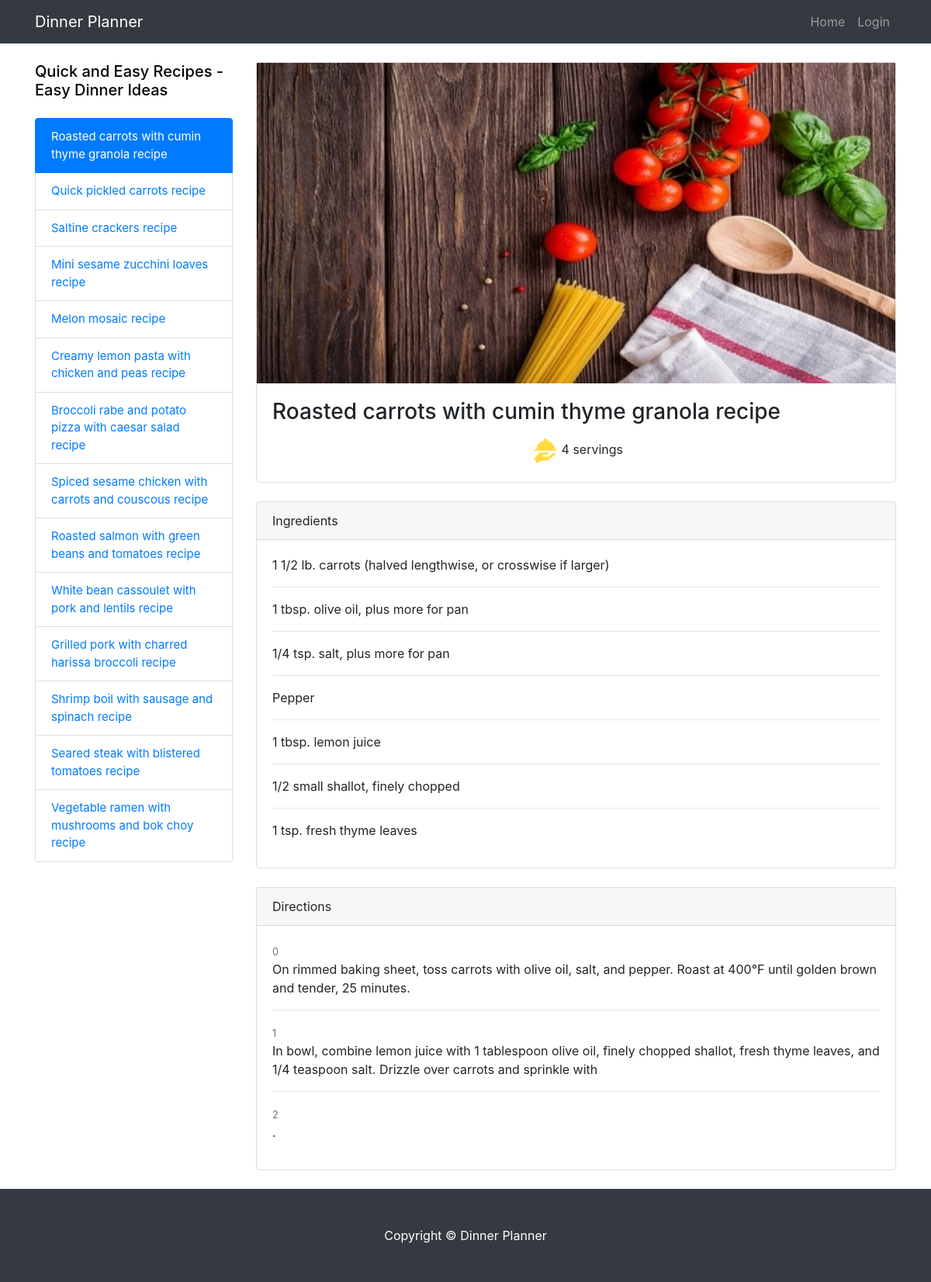
The page /recipes/1/1/ on the database as committed earlier.
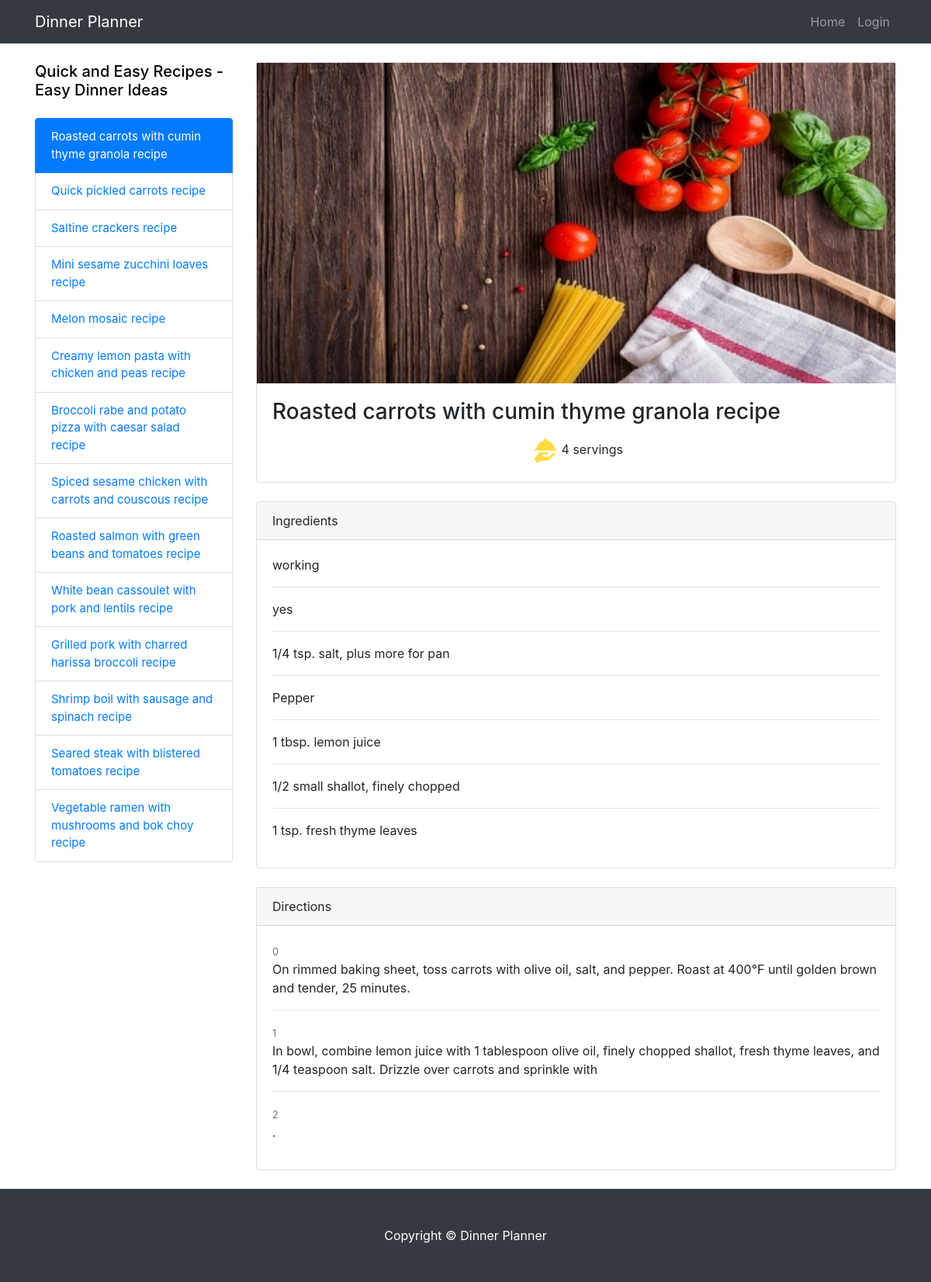
The same page on the database as committed later.
### database_setup.py (models this page shows, shortened)
class Ingredient(Base):
    __tablename__ = 'ingredient'
    id = Column(Integer, primary_key=True)
    amount = Column(String(50))
    description = Column(String(80))
    menu_id = Column(Integer, ForeignKey('menu.id'))

### webserver.py (the view, shortened to what this page needs)
@app.route('/recipes/<int:category_id>/<int:menu_id>/')
def menuDetails(category_id, menu_id):
    item = session.query(Menu).filter_by(id=menu_id).one()
    menus = session.query(Menu).filter_by(category_id=category_id).all()
    ingredients = session.query(Ingredient).filter_by(menu_id=item.id).first()
    directions = session.query(Direction).filter_by(menu_id=item.id).first()
    creator = getUserInfo(item.user_id)
    category = session.query(Category).filter_by(id=item.category_id).one()
    if directions is not None:
        directions = session.query(Direction).filter_by(menu_id=item.id).all()
    else:
        directions = []
    if ingredients is not None:
        ingredients = session.query(Ingredient)\
            .filter_by(menu_id=item.id).all()
    else:
        ingredients = []
    if creator.id == login_session.get('user_id'):
        return render_template('menuDetails.html',
                               category=category,
                               menus=menus, item=item,
                               ingredients=ingredients,
                               directions=directions,
                               user=login_session)
    else:
        return render_template('publicMenuDetails.html',
                               category=category,
                               menus=menus,
                               item=item,
                               ingredients=ingredients,
                               directions=directions,
                               user=login_session)

### webserver.py (called while the page is built)
@app.before_request
def make_session_permanent():
    login_session.permanent = True
    app.permanent_session_lifetime = timedelta(minutes=5)

def getUserInfo(user_id):
    user = session.query(User).filter_by(id=user_id).one()
    return user

### templates/publicMenuDetails.html (shortened to what this page needs)
<!DOCTYPE html>
<html lang="en">
  <head>
    <link href="/static/bootstrap/vendor/bootstrap/css/bootstrap.min.css" rel="stylesheet">
    <link href="/static/bootstrap/css/custom-details.css" rel="stylesheet">
  </head>
  <body>
    <nav class="navbar navbar-expand-lg navbar-dark bg-dark fixed-top">
      <div class="container">
        <a class="navbar-brand" href="{{url_for('recipeList')}}">Dinner Planner</a>
        <div class="collapse navbar-collapse" id="navbarResponsive">
          <ul class="navbar-nav ml-auto">
            <li class="nav-item">
              <a class="nav-link" href="{{url_for('recipeList')}}">Home
              </a>
            <li class="nav-item">
              <a class="nav-link" href="{{url_for('showLogin')}}">Login</a>
            </li>
          </ul>
        </div>
		 </div>
    </nav>
    <div class="container">
      <div class="row">
        <div class="col-lg-3">
          <h5 class="my-4"><a href="{{url_for('menuList', category_id=category.id)}}">{{category.name}}</a></h5>
          <div class="list-group">
            {% for menu in menus %}
              {% if menu.name == item.name %}
            <a href="{{url_for('menuDetails', category_id=menu.category_id, menu_id=menu.id)}}" class="list-group-item active">{{item.name}}</a>
              {% else %}
            <a href="{{url_for('menuDetails', category_id=menu.category_id, menu_id=menu.id)}}" class="list-group-item">{{menu.name}}</a>
              {% endif %}
            {% endfor %}
          </div>
        </div>
        <div class="col-lg-9">
          <div class="card mt-4">
            <img src="{{item.picture}}" onError="this.onerror=null;this.src='/static/images/food_image_alt.jpg';">
            <div class="card-body">
              <h3 class="card-title">{{item.name}}</h3>
              <p class="card-text">
                {% if item.servings: %}
              <span><img src="/static/images/servings.png">{{item.servings}} servings</span>
                {% endif%}
              </p>
            </div>
          </div>
          <div class="card card-outline-secondary my-4">
            <div class="card-header">
              Ingredients
            </div>
            <div class="card-body">
              	{% for ingredient in ingredients %}
                    {% if ingredient.amount %}
                    <p>{{ingredient.amount}} {{ingredient.description}}</p>
                    {% else %}
                    <p>{{ingredient.description}}</p>
                    {% endif %}
                    {% if ingredients|length != loop.index %}
                    <hr>
                    {% endif %}
	            {% endfor %}
            </div>
          </div>
          <div class="card card-outline-secondary my-4">
            <div class="card-header">
              Directions
            </div>
            <div class="card-body">
              {% for direction in directions %}
				{% if direction.direction|length > 0 %}
                <small class="text-muted">{{loop.index0}}</small>
                <p>{{direction.direction}}</p>
                {% if directions|length != loop.index %}
                    <hr>
                {% endif %}
				{% endif %}
              {% endfor %}
            </div>
          </div>
        </div>
      </div>
    </div>
    <footer class="py-5 bg-dark">
      <div class="container">
        <p class="m-0 text-center text-white">Copyright &copy; Dinner Planner</p>
      </div>
    </footer>
  </body>
</html>

Rows that differ between the two databases and show on the page:
changed Ingredient: amount "1 1/2 lb." → (not shown); description "carrots (halved lengthwise, or crosswise if larger)" → "working"
changed Ingredient: amount "1 tbsp." → (not shown); description "olive oil, plus more for pan" → "yes"
